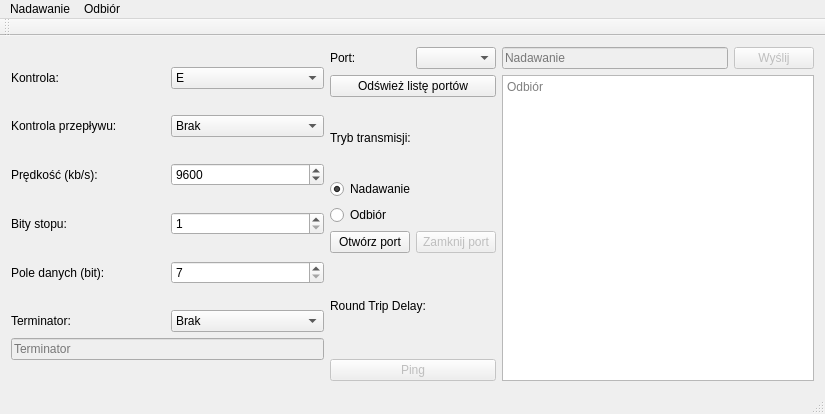
<?xml version="1.0" encoding="UTF-8"?>
<ui version="4.0">
 <class>SerialClass</class>
 <widget class="QMainWindow" name="SerialClass">
  <property name="geometry">
   <rect>
    <x>0</x>
    <y>0</y>
    <width>825</width>
    <height>414</height>
   </rect>
  </property>
  <property name="windowTitle">
   <string>Serial</string>
  </property>
  <widget class="QWidget" name="centralWidget">
   <layout class="QGridLayout" name="gridLayout">
    <item row="0" column="0">
     <layout class="QVBoxLayout" name="verticalLayout_5">
      <item>
       <layout class="QHBoxLayout" name="horizontalLayout_6">
        <item>
         <widget class="QLabel" name="label_6">
          <property name="text">
           <string>Kontrola:</string>
          </property>
         </widget>
        </item>
        <item>
         <widget class="QComboBox" name="characterControlCombo">
          <item>
           <property name="text">
            <string>E</string>
           </property>
          </item>
          <item>
           <property name="text">
            <string>N</string>
           </property>
          </item>
          <item>
           <property name="text">
            <string>O</string>
           </property>
          </item>
         </widget>
        </item>
       </layout>
      </item>
      <item>
       <layout class="QHBoxLayout" name="horizontalLayout_5">
        <item>
         <widget class="QLabel" name="label_5">
          <property name="text">
           <string>Kontrola przepływu:</string>
          </property>
         </widget>
        </item>
        <item>
         <widget class="QComboBox" name="flowCombo">
          <item>
           <property name="text">
            <string>Brak</string>
           </property>
          </item>
          <item>
           <property name="text">
            <string>DTR/DSR</string>
           </property>
          </item>
          <item>
           <property name="text">
            <string>RTS/CTS</string>
           </property>
          </item>
          <item>
           <property name="text">
            <string>XON/XOFF</string>
           </property>
          </item>
         </widget>
        </item>
       </layout>
      </item>
      <item>
       <layout class="QHBoxLayout" name="horizontalLayout_4">
        <item>
         <widget class="QLabel" name="label_4">
          <property name="text">
           <string>Prędkość (kb/s):</string>
          </property>
         </widget>
        </item>
        <item>
         <widget class="QSpinBox" name="bitrateSpin">
          <property name="minimum">
           <number>150</number>
          </property>
          <property name="maximum">
           <number>115000</number>
          </property>
          <property name="singleStep">
           <number>50</number>
          </property>
          <property name="value">
           <number>9600</number>
          </property>
          <property name="displayIntegerBase">
           <number>10</number>
          </property>
         </widget>
        </item>
       </layout>
      </item>
      <item>
       <layout class="QHBoxLayout" name="horizontalLayout_3">
        <item>
         <widget class="QLabel" name="label_3">
          <property name="text">
           <string>Bity stopu:</string>
          </property>
         </widget>
        </item>
        <item>
         <widget class="QSpinBox" name="stopBitSpin">
          <property name="minimum">
           <number>1</number>
          </property>
          <property name="maximum">
           <number>2</number>
          </property>
         </widget>
        </item>
       </layout>
      </item>
      <item>
       <layout class="QHBoxLayout" name="horizontalLayout_7">
        <item>
         <widget class="QLabel" name="label_7">
          <property name="text">
           <string>Pole danych (bit):</string>
          </property>
         </widget>
        </item>
        <item>
         <widget class="QSpinBox" name="bitSpin">
          <property name="minimum">
           <number>7</number>
          </property>
          <property name="maximum">
           <number>8</number>
          </property>
         </widget>
        </item>
       </layout>
      </item>
      <item>
       <layout class="QVBoxLayout" name="verticalLayout_4">
        <item>
         <layout class="QHBoxLayout" name="horizontalLayout_2">
          <item>
           <widget class="QLabel" name="label_2">
            <property name="text">
             <string>Terminator:</string>
            </property>
           </widget>
          </item>
          <item>
           <widget class="QComboBox" name="terminatorCombo">
            <item>
             <property name="text">
              <string>Brak</string>
             </property>
            </item>
            <item>
             <property name="text">
              <string>CR</string>
             </property>
            </item>
            <item>
             <property name="text">
              <string>LF</string>
             </property>
            </item>
            <item>
             <property name="text">
              <string>CR-LF</string>
             </property>
            </item>
            <item>
             <property name="text">
              <string>Niestandardowy</string>
             </property>
            </item>
           </widget>
          </item>
         </layout>
        </item>
        <item>
         <widget class="QLineEdit" name="terminatorEdit">
          <property name="enabled">
           <bool>false</bool>
          </property>
          <property name="maxLength">
           <number>2</number>
          </property>
          <property name="placeholderText">
           <string>Terminator</string>
          </property>
         </widget>
        </item>
       </layout>
      </item>
     </layout>
    </item>
    <item row="0" column="1">
     <layout class="QVBoxLayout" name="verticalLayout_7">
      <item>
       <layout class="QVBoxLayout" name="verticalLayout_6">
        <item>
         <layout class="QHBoxLayout" name="horizontalLayout">
          <item>
           <widget class="QLabel" name="label">
            <property name="text">
             <string>Port:</string>
            </property>
           </widget>
          </item>
          <item>
           <widget class="QComboBox" name="portsCombo"/>
          </item>
         </layout>
        </item>
        <item>
         <widget class="QPushButton" name="refreshPortsButton">
          <property name="text">
           <string>Odśwież listę portów</string>
          </property>
         </widget>
        </item>
       </layout>
      </item>
      <item>
       <layout class="QVBoxLayout" name="verticalLayout">
        <item>
         <widget class="QLabel" name="label_8">
          <property name="text">
           <string>Tryb transmisji:</string>
          </property>
         </widget>
        </item>
        <item>
         <widget class="QRadioButton" name="transmitRadio">
          <property name="text">
           <string>Nadawanie</string>
          </property>
          <property name="checked">
           <bool>true</bool>
          </property>
         </widget>
        </item>
        <item>
         <widget class="QRadioButton" name="receiveRadio">
          <property name="text">
           <string>Odbiór</string>
          </property>
         </widget>
        </item>
       </layout>
      </item>
      <item>
       <layout class="QHBoxLayout" name="horizontalLayout_8">
        <item>
         <widget class="QPushButton" name="openButton">
          <property name="text">
           <string>Otwórz port</string>
          </property>
         </widget>
        </item>
        <item>
         <widget class="QPushButton" name="closeButton">
          <property name="enabled">
           <bool>false</bool>
          </property>
          <property name="text">
           <string>Zamknij port</string>
          </property>
          <property name="checkable">
           <bool>false</bool>
          </property>
          <property name="flat">
           <bool>false</bool>
          </property>
         </widget>
        </item>
       </layout>
      </item>
      <item>
       <layout class="QVBoxLayout" name="verticalLayout_3">
        <item>
         <widget class="QLabel" name="rtdLabel">
          <property name="text">
           <string>Round Trip Delay: </string>
          </property>
         </widget>
        </item>
        <item>
         <widget class="QPushButton" name="pingButton">
          <property name="enabled">
           <bool>false</bool>
          </property>
          <property name="text">
           <string>Ping</string>
          </property>
         </widget>
        </item>
       </layout>
      </item>
     </layout>
    </item>
    <item row="0" column="2">
     <layout class="QVBoxLayout" name="verticalLayout_2">
      <item>
       <layout class="QHBoxLayout" name="horizontalLayout_9">
        <item>
         <widget class="QLineEdit" name="transmitTextEdit">
          <property name="enabled">
           <bool>false</bool>
          </property>
          <property name="placeholderText">
           <string>Nadawanie</string>
          </property>
         </widget>
        </item>
        <item>
         <widget class="QPushButton" name="sendButton">
          <property name="enabled">
           <bool>false</bool>
          </property>
          <property name="text">
           <string>Wyślij</string>
          </property>
         </widget>
        </item>
       </layout>
      </item>
      <item>
       <widget class="QTextBrowser" name="receiveTextBox">
        <property name="placeholderText">
         <string>Odbiór</string>
        </property>
       </widget>
      </item>
     </layout>
    </item>
   </layout>
  </widget>
  <widget class="QToolBar" name="mainToolBar">
   <attribute name="toolBarArea">
    <enum>TopToolBarArea</enum>
   </attribute>
   <attribute name="toolBarBreak">
    <bool>false</bool>
   </attribute>
  </widget>
  <widget class="QStatusBar" name="statusBar"/>
  <widget class="QMenuBar" name="menuBar">
   <property name="geometry">
    <rect>
     <x>0</x>
     <y>0</y>
     <width>825</width>
     <height>26</height>
    </rect>
   </property>
   <widget class="QMenu" name="menuNadawanie">
    <property name="title">
     <string>Nadawanie</string>
    </property>
    <addaction name="actionTekst"/>
   </widget>
   <widget class="QMenu" name="menuOdbi_r">
    <property name="title">
     <string>Odbiór</string>
    </property>
    <addaction name="actionTekst_2"/>
    <addaction name="actionBinarny"/>
   </widget>
   <addaction name="menuNadawanie"/>
   <addaction name="menuOdbi_r"/>
  </widget>
  <action name="actionTekst">
   <property name="text">
    <string>Tekst</string>
   </property>
  </action>
  <action name="actionTekst_2">
   <property name="text">
    <string>Tekst</string>
   </property>
  </action>
  <action name="actionBinarny">
   <property name="text">
    <string>Binarny</string>
   </property>
  </action>
 </widget>
 <layoutdefault spacing="6" margin="11"/>
 <resources>
  <include location="Serial.qrc"/>
 </resources>
 <connections/>
</ui>
